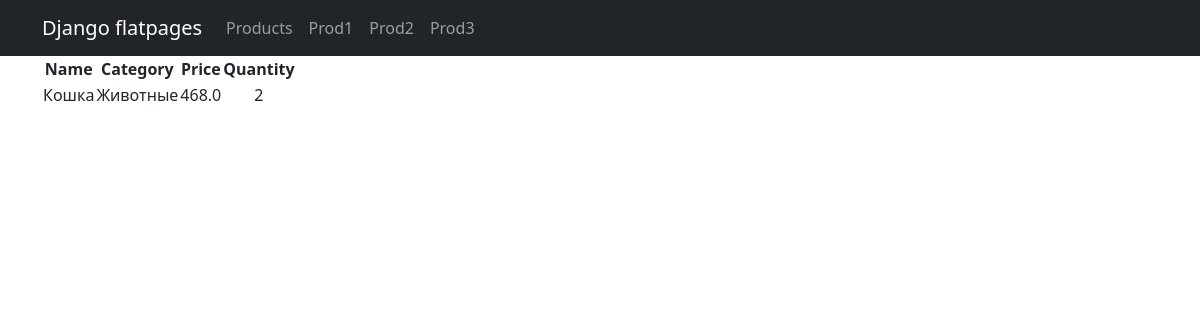
Page /products/6/ on the committed database.
### simple_app/models.py (models this page shows, shortened)
class Product(models.Model):
    name = models.CharField(max_length=200)
    price = models.FloatField(validators=[MinValueValidator(0.0, 'Price should be >= 0.0')])
    quantity = models.IntegerField(validators=[MinValueValidator(0, 'Quantity should be >= 0')])
    category = models.ForeignKey('Category', on_delete=models.CASCADE)

class Category(models.Model):
    name = models.CharField(max_length=200)

### simple_app/views.py (the view)
# urls.py: path('<int:pk>/', ProductDetailView.as_view(), name='product_detail'),  # Ссылка на детали товара
class ProductDetailView(DetailView):
    template_name = 'product_detail.html'
    queryset = Product.objects.all()

### templates/product_detail.html (shortened to what this page needs)
{% extends 'flatpages/default.html' %}
{% block content %}
<table>
    <thead>
        <th>
            Name
        </th>
        <th>
            Category
        </th>
        <th>
            Price
        </th>
        <th>
            Quantity
        </th>
    </thead>
    <tr>
        <td>
            {{ product.name|title }}
        </td>
        <td>
            {{ product.category.name|title }}
        </td>
        <td>
            {{ product.price }}
        </td>
        <td>
            {{ product.quantity }}
        </td>
    </tr>
</table>
{% endblock content %}

### rows in the picture
Product: name "Кошка", category.name "Животные", price "468.0", quantity "2"
